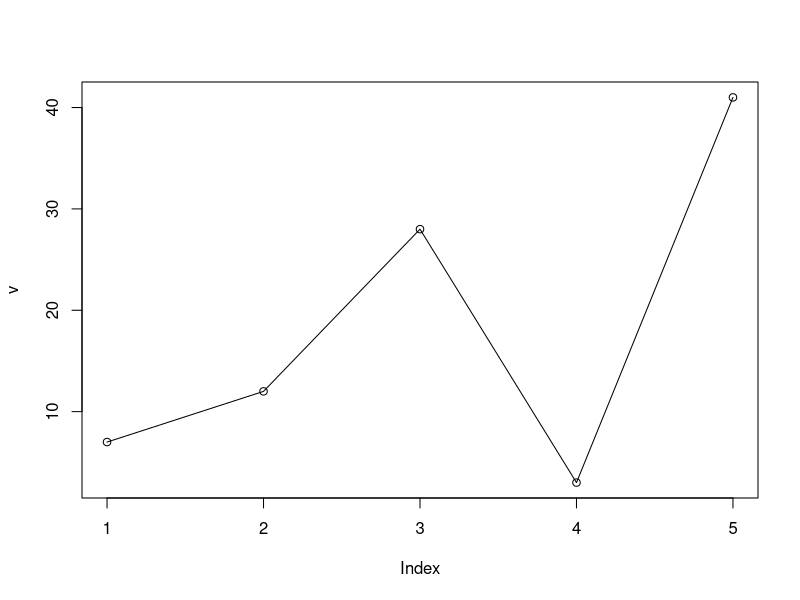
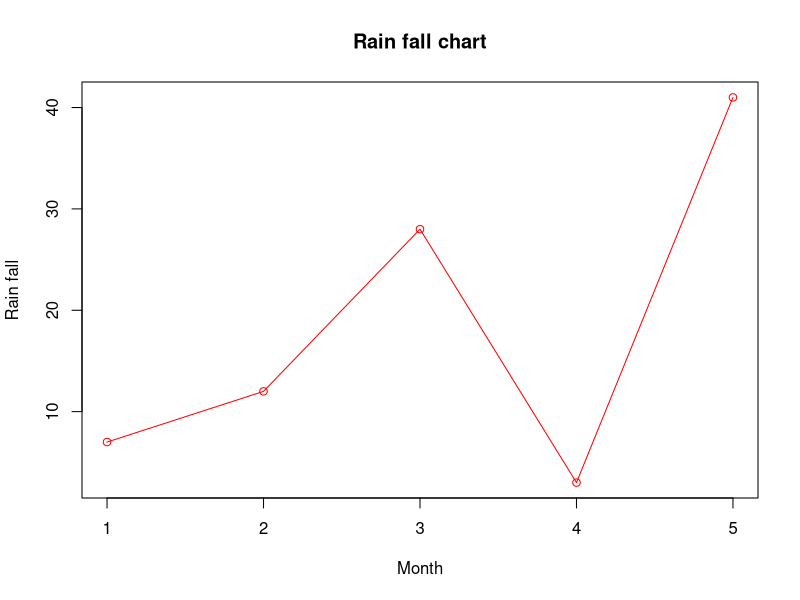
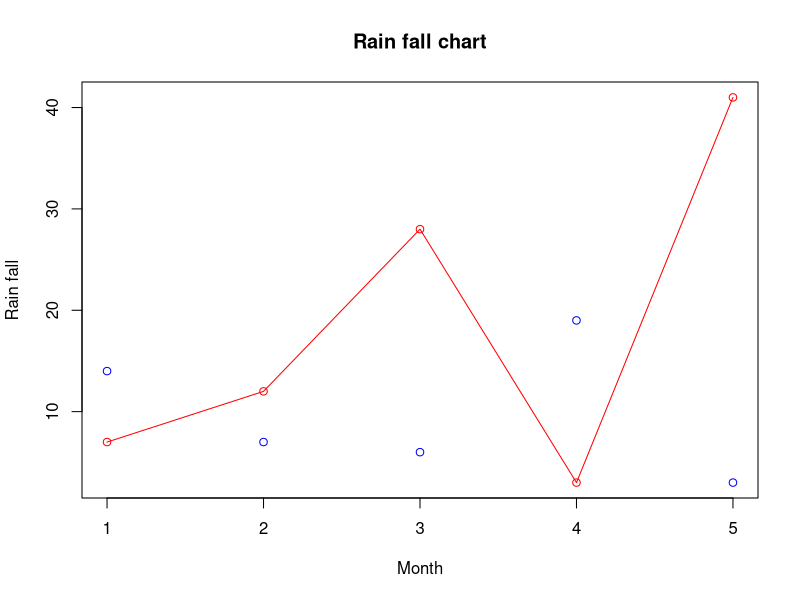

Source code (R) for these figures, in order:
output_file_path <- '/Users/mural.kummitha/work/R/charts/output/line.png'
output_file_path2 <- '/Users/mural.kummitha/work/R/charts/output/line2.png'
output_file_path3 <- '/Users/mural.kummitha/work/R/charts/output/line3.png'

v <- c(7,12,28,3,41)
t <- c(14,7,6,19,3)

png(file = output_file_path)
plot(v, type='o')
dev.off()

png(file = output_file_path2)
plot(v,type = "o", col = "red", xlab = "Month", ylab = "Rain fall", main = "Rain fall chart")
dev.off()


png(file = output_file_path3)
plot(v, type='o', col='red', xlab = 'Month', ylab = 'Rain fall', main = 'Rain fall chart')
lines(t, type='p', col='blue')
dev.off()